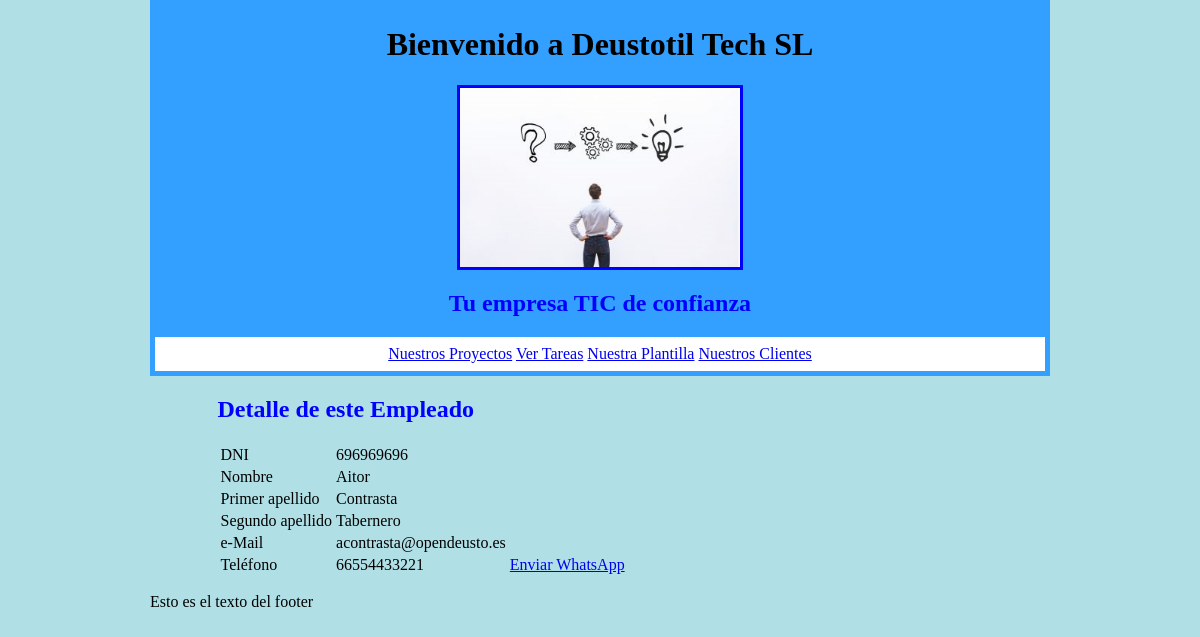
Page /index/lista_empleados/3/ on the earlier database version.
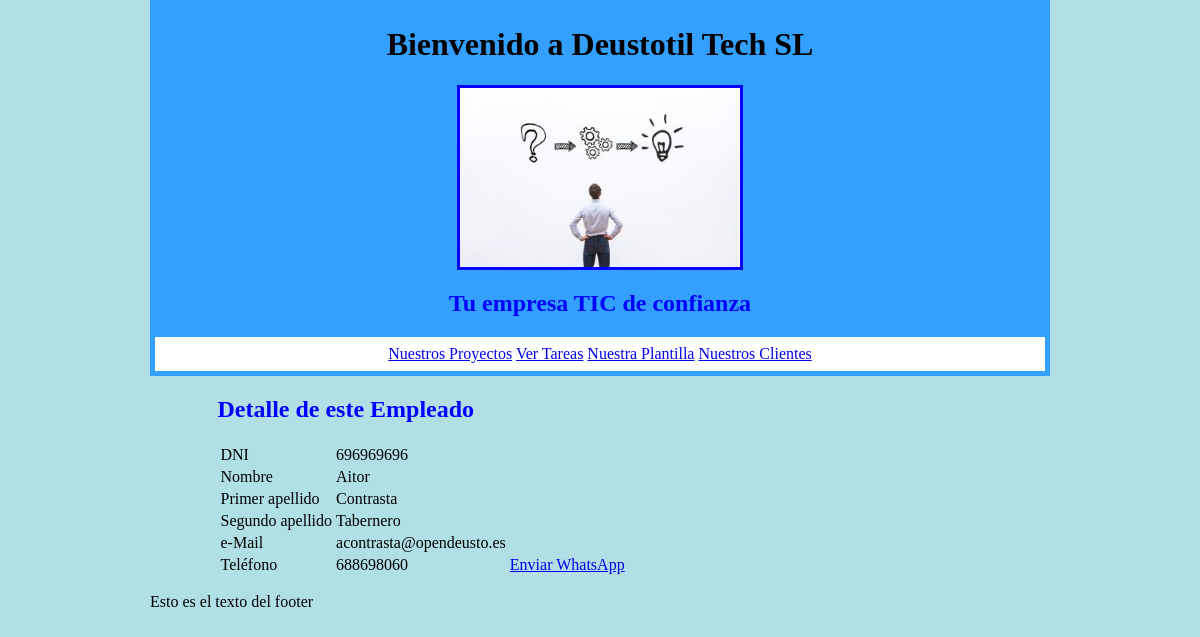
Same page on the later database version.
### appDeustotilTECHSL/models.py (models this page shows, shortened)
class Empleado(models.Model):
    dni = models.CharField(max_length=12)
    nombre = models.CharField(max_length=25)
    apellido1 = models.CharField(max_length=25)
    apellido2 = models.CharField(max_length=25)
    email = models.EmailField()
    telefono = models.IntegerField()

### appDeustotilTECHSL/views.py (the view)
# urls.py: path('lista_empleados/<pk>/', views.EmpleadoDetailView.as_view(), name='empleado'),
class EmpleadoDetailView(DetailView):
    model = Empleado
    template_name = 'empleado.html'
    def get_context_data(self, **kwargs):
        context = super(EmpleadoDetailView, self).get_context_data(**kwargs)
        context['titulo_pagina'] = 'Detalle de este Empleado'
        return context

### appDeustotilTECHSL/templates/empleado.html
{% extends "index.html" %}
{% block contenido %}
<table>
    <tr>
        <td>DNI</td>
        <td>{{ empleado.dni }}</td>
    </tr>
    <tr>
        <td>Nombre</td>
        <td>{{ empleado.nombre }}</td>
    </tr>
    <tr>
        <td>Primer apellido </td>
        <td>{{ empleado.apellido1}}</td>
    </tr>
    <tr>
        <td>Segundo apellido</td>
        <td>{{ empleado.apellido2 }}</td>
    </tr>
    <tr>
        <td>e-Mail</td>
        <td>{{ empleado.email }}</td>
    </tr>
    <tr>
        <td>Teléfono</td>
        <td>{{ empleado.telefono }}</td>
        <td><a href="https://api.whatsapp.com/send?phone=+34{{empleado.telefono}}"target=»_blank»>Enviar WhatsApp</a></td>
    </tr>
</table>
{% endblock %}

Differences in the rows shown:
changed Empleado "Aitor": telefono "66554433221" → "688698060"
